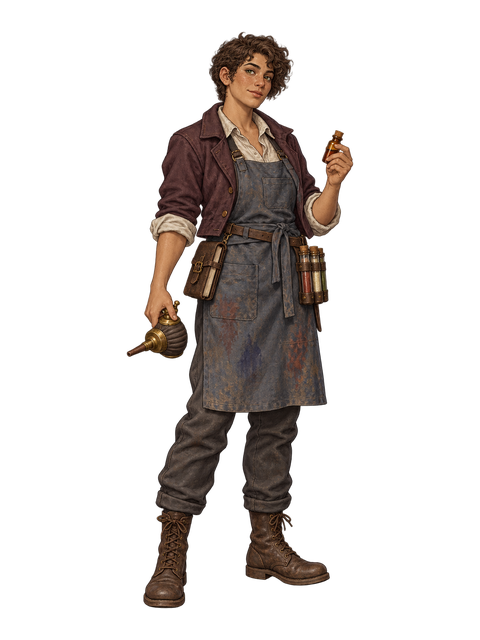
#> input picture assets/delivery/selection-portraits-v1/alchemist-selection-v1.png, 480 x 640 px, given in place of iven-selection-v1.png, which was not available
$ python build-bard-art.py
#> lines starting #> are read from the running program, lines starting #| are printed output that depends on the picture
"""Geometric normalization only. Preserve generated sources and existing roster art."""
from pathlib import Path
from PIL import Image
import hashlib, io, json
ROOT=Path(__file__).resolve().parents[1]
SOURCE=ROOT/'assets/production/generated/bard-2026-11-01'
sha=lambda p:hashlib.sha256(p.read_bytes()).hexdigest()
def save(path,image):
 path.parent.mkdir(parents=True,exist_ok=True)
 out=io.BytesIO();image.save(out,format='PNG');data=out.getvalue()
 if path.exists():assert path.read_bytes()==data, str(path)
 else:path.write_bytes(data)
def write(path,value):path.write_text(json.dumps(value,indent=2)+'\n',encoding='utf-8',newline='\n')
def bounds(im):return im.getchannel('A').point(lambda a:255 if a>=16 else 0).getbbox()
source=SOURCE/'iven-selection-v1.png';native=Image.open(source);assert native.mode=='RGBA'
#> further down, native is the input picture: PIL image 480x640 RGBA; mean R, G, B, A 19.1, 14.4, 12.1, 55.1
visible=bounds(native);alpha=native.getchannel('A').getbbox();assert visible and alpha
#> after `visible = bounds(native)`: visible = (126, 31, 354, 609)
#> after `alpha = native.getchannel('A').getbbox()`: alpha = (126, 31, 354, 609)
scale=576/(visible[3]-visible[1]);crop=native.crop(alpha)
#> after `scale = 576 / (visible[3] - visible[1])`: scale = 0.997
#> after `crop = native.crop(alpha)`:
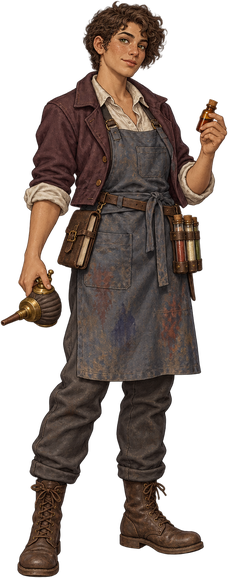
#> crop: PIL image 228x578 RGBA; mean R, G, B, A 44.6, 33.6, 28.1, 128.4; transparent parts drawn white
size=[round(crop.width*scale),round(crop.height*scale)]
#> size = [227, 576]
ground=[(visible[0]+visible[2])/2,visible[3]]
#> ground = [240, 609]
offset=[240-round((ground[0]-alpha[0])*scale),608-round((ground[1]-alpha[1])*scale)]
#> offset = [126, 32]
assert min(offset)>=8 and offset[0]+size[0]<=472 and offset[1]+size[1]<=632,(size,offset)
target=Image.new('RGBA',(480,640));target.alpha_composite(crop.resize(size,Image.Resampling.LANCZOS),offset)
#> after `target = Image.new('RGBA', (480, 640))`: target: PIL image 480x640 RGBA; every value is 0
#> after `target.alpha_composite(crop.resize(size, Image.Resampling.LANCZOS), of`:
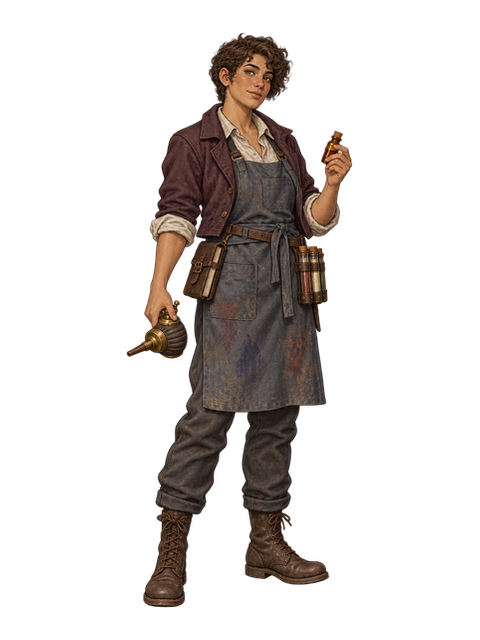
#> target: PIL image 480x640 RGBA; mean R, G, B, A 19, 14.3, 11.9, 54.6; transparent parts drawn white
#> (the run stopped early here; a loop or call above may not have finished)

$ run again, on assets/delivery/selection-portraits-v1/mage-selection-v1.png
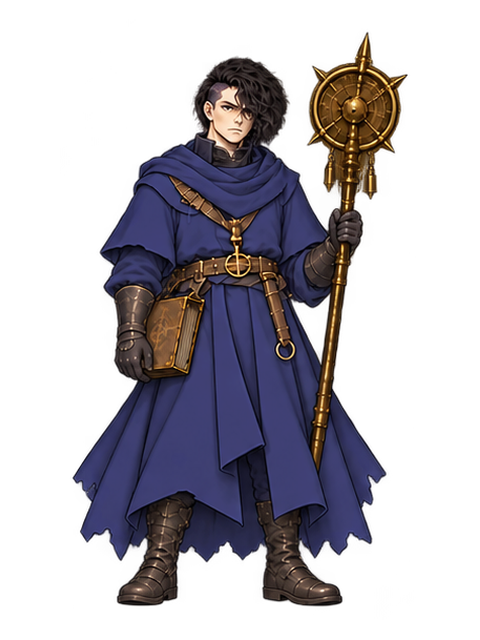
#> input picture assets/delivery/selection-portraits-v1/mage-selection-v1.png, 480 x 640 px, given in place of iven-selection-v1.png, which was not available
#> native is the input picture: PIL image 480x640 RGBA; mean R, G, B, A 24.8, 21.3, 28.1, 93.9
#> visible = (72, 32, 408, 607)
#> alpha = (60, 19, 416, 620)
#> scale = 1
#> `crop = native.crop(alpha)`:
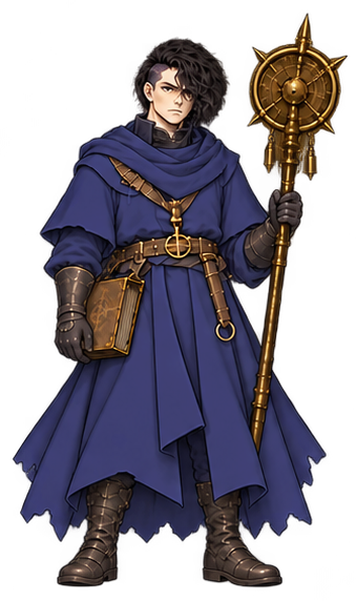
#> crop: PIL image 356x601 RGBA; mean R, G, B, A 35.6, 30.6, 40.4, 134.8; transparent parts drawn white
#> size = [357, 602]
#> ground = [240, 607]
#> offset = [60, 19]
#> target: PIL image 480x640 RGBA; every value is 0
#> `target.alpha_composite(crop.resize(size, Image.Resampling.LANCZOS), of`:
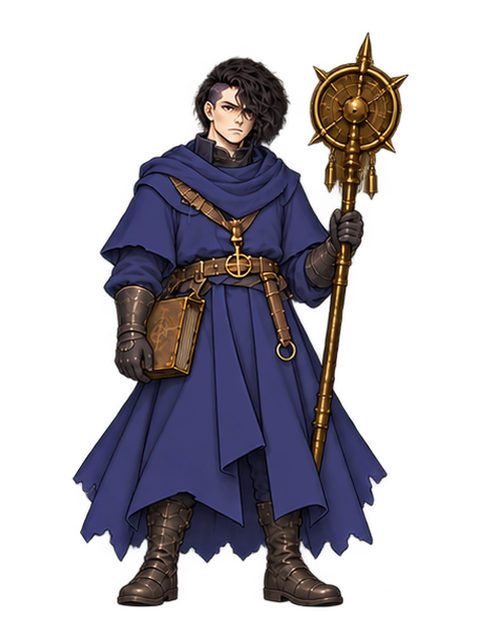
#> target: PIL image 480x640 RGBA; mean R, G, B, A 24.8, 21.3, 28.1, 94.4; transparent parts drawn white

$ run again, on assets/delivery/selection-portraits-v1/ranger-selection-v1.png
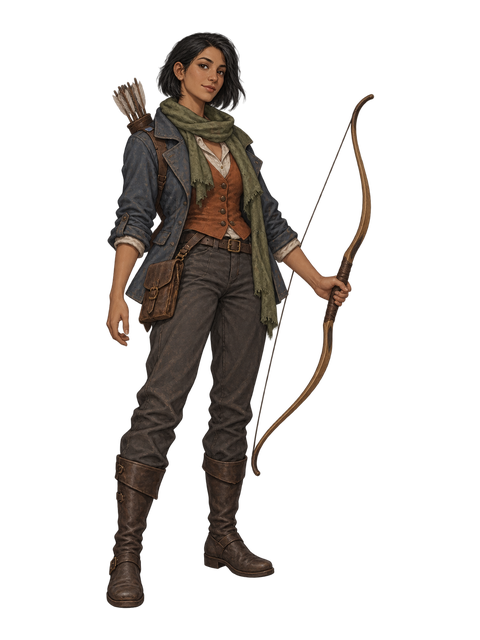
#> input picture assets/delivery/selection-portraits-v1/ranger-selection-v1.png, 480 x 640 px, given in place of iven-selection-v1.png, which was not available
#> native is the input picture: PIL image 480x640 RGBA; mean R, G, B, A 16.9, 13.2, 10.7, 54.5
#> visible = (106, 32, 375, 609)
#> alpha = (105, 31, 375, 609)
#> scale = 0.998
#> `crop = native.crop(alpha)`:
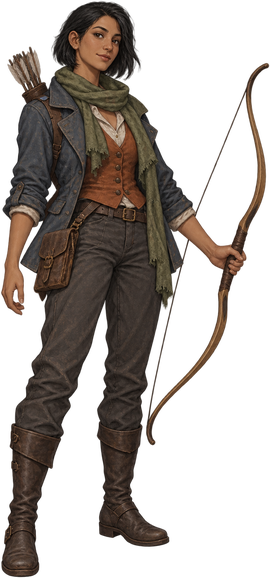
#> crop: PIL image 270x578 RGBA; mean R, G, B, A 33.3, 26.1, 21, 107.3; transparent parts drawn white
#> size = [270, 577]
#> ground = [240.5, 609]
#> offset = [105, 31]
#> target: PIL image 480x640 RGBA; every value is 0
